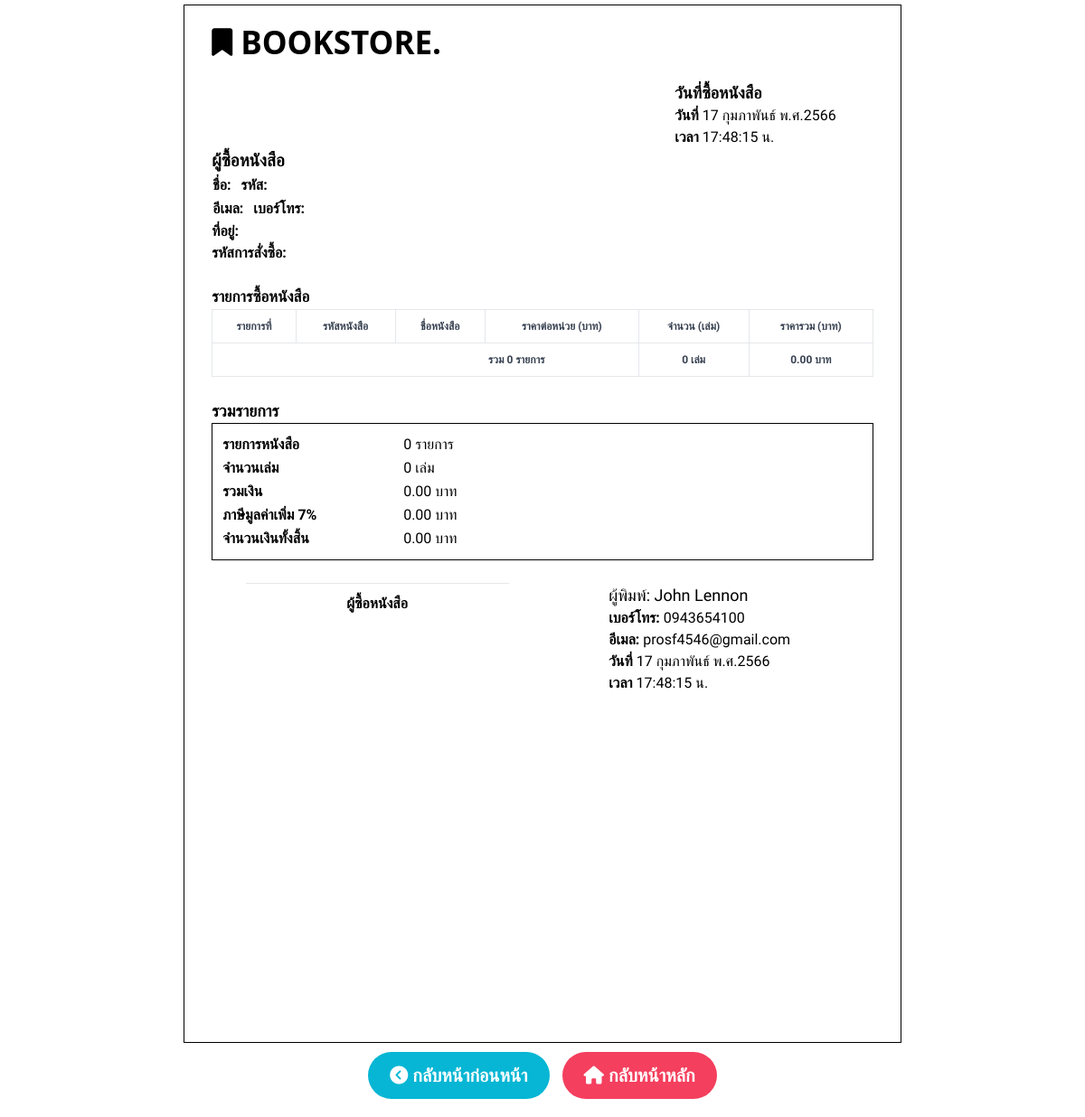
The app's page /report.php (signed in) with its own data.
### tables this page shows
CREATE TABLE employees (
   EmployeeID int NOT NULL AUTO_INCREMENT,
   emp_name VARCHAR(100) NOT NULL,
   emp_lname VARCHAR(100) NOT NULL,
   emp_sex VARCHAR(3),
   emp_BOD DATE,
   emp_addr VARCHAR(255),
   emp_tel VARCHAR(25) NOT NULL,
   emp_email VARCHAR(50) NOT NULL,
   emp_update DATE NOT NULL,
   emp_username VARCHAR(50) NOT NULL,
   emp_password VARCHAR(255) NOT NULL,
   emp_admin int(2) NOT NULL,
   PRIMARY KEY (EmployeeID)
);

### src/include/functions.php (called while the page is built, shortened)
<?php
require("./include/Config.php");
function getInfo()
{
    $mysqli = connect();
    $sql = "SELECT * FROM employees WHERE EmployeeID = ?";
    $stmt = $mysqli->prepare($sql);
    $stmt->bind_param("s", $_SESSION["EmployeeID"]);
    $stmt->execute();
    $result = $stmt->get_result();
    $data = $result->fetch_assoc();
    return $data;
}
function floatTwo($num)
{
    return number_format((float)$num, 2, '.', '');
}
function getOrderEmpBYID($Order_id)
{
    $mysqli = connect();
    $stmt = $mysqli->prepare("SELECT orders.EmployeeID, Order_id, Order_date, Order_Price, emp_name, emp_lname, emp_addr, emp_tel, emp_email FROM orders, employees WHERE Order_id = ? AND orders.EmployeeID = employees.EmployeeID ORDER BY Order_id DESC");
    $stmt->bind_param(
        "s",
        $Order_id
    );
    $stmt->execute();
    $result = $stmt->get_result();
    return $result;
}

### src/include/Config.php (called while the page is built, shortened)
<?php
$month = array(
    "",
    "มกราคม",
    "กุมภาพันธ์",
    "มีนาคม",
    "เมษายน",
    "พฤษภาคม",
    "มิถุนายน",
    "กรกฎาคม",
    "สิงหาคม",
    "กันยายน",
    "ตุลาคม",
    "พฤศจิกายน",
    "ธันวาคม"
);
?>

### src/report.php (the view, shortened to what this page needs)
<!DOCTYPE html>
<html lang="en">
<head>
    <?php
    include("./include/head.php");
    ?>
</head>
<body style="font-family: 'Sarabun'; font-weight: 500;">
    <?php
    $Order_id = $_GET["Order_id"];
    ?>
    <div style="border: 1px solid black; padding: 30px 30px; margin: 5px auto 10px; width: 210mm; height: 304mm;">
        <div class="font-sans font-bold" style="font-size:35px; display:inline-block; position: relative; bottom: 15px;"><i class="fa-solid fa-bookmark fa-sm"></i> BOOKSTORE.</div>
        <?php
        $result = getOrderEmpBYID($Order_id);
        $row = $result->fetch_assoc();
        $datebuy = $row["Order_date"];
        $datetime = new DateTime($datebuy);
        $date = explode("-", $datetime->format('Y-m-d'));
        $time = $datetime->format('H:i:s');
        ?>
        <div style="padding-left: 70%;">
            <b style="font-size: 18px;">วันที่ซื้อหนังสือ</b><br>
            <b>วันที่ </b><?php echo $date[2] . " " . $month[(int)$date[1]] . " พ.ศ." . $date[0] + 543; ?> <br>
            <b>เวลา </b><?php echo $time; ?> น.<br>
        </div>
        <div>
            <table>
                <label><b style="font-size: 19px;">ผู้ซื้อหนังสือ</b><br></label>
                <tr>
                    <td><b>ชื่อ:</b> <?php echo $row["emp_name"] . " " . $row["emp_lname"]; ?></td>
                    <td style="padding-left:10px"><b>รหัส:</b> <?php echo $row["EmployeeID"]; ?> </td>
                </tr>
            </table>
            <table>
                <tr>
                    <td><b>อีเมล:</b> <?php echo $row["emp_email"]; ?></td>
                    <td style="padding-left:10px"><b>เบอร์โทร:</b> <?php echo $row["emp_tel"]; ?></td>
                </tr>
            </table>
            <b>ที่อยู่:</b> <?php echo $row["emp_addr"]; ?><br>
            <b>รหัสการสั่งซื้อ:</b> <?php echo $row["Order_id"]; ?><br>
        </div>
        <br>
        <div>
            <table cellpadding="10" style="border: 2px;" class="w-full border text-sm text-left text-gray-500 dark:text-gray-400">
                <b><label style="font-size: 17px;">รายการซื้อหนังสือ</label></b>
                <thead class="border-b text-xs text-gray-700 uppercase dark:text-gray-400">
                    <tr align="center">
                        <th scope="col" class="border">รายการที่</th>
                        <th scope="col" class="border">รหัสหนังสือ</th>
                        <th scope="col" class="border">ชื่อหนังสือ</th>
                        <th scope="col" class="border">ราคาต่อหน่วย (บาท)</th>
                        <th scope="col" class="border">จำนวน (เล่ม)</th>
                        <th scope="col" class="border">ราคารวม (บาท)</th>
                    </tr>
                </thead>
                    <?php
                    $allPrice = 0;
                    $allAmount = 0;
                    $allList = 0;
                    ?>
                <tfoot class="border-b text-xs text-gray-700 uppercase dark:text-gray-400">
                    <tr align="center">
                        <th scope="col" class="border-l border-b"></th>
                        <th scope="col" class="border-b"></th>
                        <th scope="col" colspan="2" class="border-b">รวม <?php echo $allList; ?> รายการ</th>
                        <th scope="col" class="border"><?php echo $allAmount; ?> เล่ม</th>
                        <th scope="col" class="border"><?php echo floatTwo($allPrice); ?> บาท</th>
                    </tr>
                </tfoot>
            </table>
            <br>
            <span style="margin-top: 50px"><b style="font-size: 18px;">รวมรายการ</b></span>
            <div style="width: '210mm'; border: 1px solid;">
                <div style="padding: 10px">
                    <table>
                        <tr>
                            <td width="200px"><b>รายการหนังสือ </b></td>
                            <td><?php echo $allList; ?> รายการ<br></td>
                        </tr>
                        <tr>
                            <td><b>จำนวนเล่ม </b></td>
                            <td><?php echo $allAmount; ?> เล่ม<br></td>
                        </tr>
                        <tr>
                            <td><b>รวมเงิน </b></td>
                            <td><?php echo floatTwo($allPrice); ?> บาท<br></td>
                        </tr>
                        <tr>
                            <td><b>ภาษีมูลค่าเพิ่ม 7%</b></td>
                            <td><?php echo floatTwo($allPrice * 0.07); ?> บาท<br></td>
                        </tr>
                        <tr>
                            <td><b>จำนวนเงินทั้งสิ้น </b></td>
                            <td><?php echo floatTwo($allPrice * 1.07); ?> บาท<br></td>
                        </tr>
                    </table>
                </div>
            </div>
        </div>
        <br>
        <table width="100%">
            <tr>
                <td valign="top" style="width:50%" align="center">
                    <hr style="padding-bottom:10px;" width=80%>
                    <b>ผู้ซื้อหนังสือ</b>
                </td>
                <td valign="top" style="width:50%; padding-left: 10%;">
                    <?php
                    $info = getInfo();
                    $datetime = new DateTime(date("Y-m-d H:i:s"));
                    $date = explode("-", $datetime->format('Y-m-d'));
                    $time = $datetime->format('H:i:s');
                    ?>
                    <div>
                        <div style="font-size: 18px;"> ผู้พิมพ์: <?php echo $info["emp_name"] . " " . $info["emp_lname"]; ?></div>
                        <b>เบอร์โทร: </b><?php echo $info["emp_tel"]; ?><br>
                        <b>อีเมล: </b><?php echo $info["emp_email"]; ?><br>
                        <b>วันที่ </b><?php echo $date[2] . " " . $month[(int)$date[1]] . " พ.ศ." . $date[0] + 543; ?> <br>
                        <b>เวลา </b><?php echo $time; ?> น.<br>
                    </div>
                </td>
            </tr>
        </table>
    </div>
    <div style="margin: 5px 0px 20px; text-align: center;">
        <button onclick="history.back()" class="bg-cyan-500 hover:bg-cyan-600 text-white text-xl font-bold py-3 px-6 rounded-full">
            <i class="fa-sharp fa-solid fa-circle-chevron-left"></i> กลับหน้าก่อนหน้า
        </button>
        <button style="margin-left: 10px;" onclick="location.href = './index.php'" class="bg-rose-500 hover:bg-rose-600 text-white text-xl font-bold py-3 px-6 rounded-full">
            <i class="fa-solid fa-house"> </i> กลับหน้าหลัก
        </button>
    </div>
</body>
</html>

### records on screen
employees: emp_name "John", emp_lname "Lennon", emp_tel "0943654100", emp_email "prosf4546@gmail.com"

### other values on screen
$date[2] "17"
$month[(int)$date[1]] "กุมภาพันธ์"
$date[0] + 543 "2566"
$time "17:48:15"
$allList "0"
$allAmount "0"
floatTwo($allPrice) "0.00"
floatTwo($allPrice * 0.07) "0.00"
floatTwo($allPrice * 1.07) "0.00"
